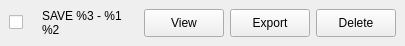
<?xml version="1.0" encoding="UTF-8"?>
<ui version="4.0">
 <class>SavegameWidget</class>
 <widget class="QWidget" name="SavegameWidget">
  <property name="geometry">
   <rect>
    <x>0</x>
    <y>0</y>
    <width>405</width>
    <height>46</height>
   </rect>
  </property>
  <property name="windowTitle">
   <string>Savegame Widget</string>
  </property>
  <layout class="QHBoxLayout" name="hlSavegameContent">
   <property name="leftMargin">
    <number>0</number>
   </property>
   <property name="topMargin">
    <number>0</number>
   </property>
   <property name="rightMargin">
    <number>0</number>
   </property>
   <property name="bottomMargin">
    <number>0</number>
   </property>
   <item>
    <widget class="QFrame" name="SavegameFrame">
     <property name="frameShape">
      <enum>QFrame::NoFrame</enum>
     </property>
     <property name="frameShadow">
      <enum>QFrame::Plain</enum>
     </property>
     <property name="lineWidth">
      <number>0</number>
     </property>
     <layout class="QHBoxLayout" name="hlSavegame">
      <item>
       <widget class="QCheckBox" name="cbSelected">
        <property name="focusPolicy">
         <enum>Qt::NoFocus</enum>
        </property>
        <property name="text">
         <string/>
        </property>
       </widget>
      </item>
      <item>
       <widget class="QLabel" name="labSavegamePic">
        <property name="text">
         <string/>
        </property>
       </widget>
      </item>
      <item>
       <widget class="QLabel" name="labSavegameStr">
        <property name="sizePolicy">
         <sizepolicy hsizetype="Expanding" vsizetype="Preferred">
          <horstretch>0</horstretch>
          <verstretch>0</verstretch>
         </sizepolicy>
        </property>
        <property name="text">
         <string>SAVE %3 - %1&lt;br&gt;%2</string>
        </property>
        <property name="wordWrap">
         <bool>true</bool>
        </property>
       </widget>
      </item>
      <item>
       <widget class="QPushButton" name="cmdView">
        <property name="sizePolicy">
         <sizepolicy hsizetype="Minimum" vsizetype="Minimum">
          <horstretch>0</horstretch>
          <verstretch>0</verstretch>
         </sizepolicy>
        </property>
        <property name="toolTip">
         <string>View savegame</string>
        </property>
        <property name="text">
         <string>View</string>
        </property>
       </widget>
      </item>
      <item>
       <widget class="QPushButton" name="cmdCopy">
        <property name="sizePolicy">
         <sizepolicy hsizetype="Minimum" vsizetype="Minimum">
          <horstretch>0</horstretch>
          <verstretch>0</verstretch>
         </sizepolicy>
        </property>
        <property name="toolTip">
         <string>Copy savegame</string>
        </property>
        <property name="text">
         <string>Export</string>
        </property>
        <property name="autoDefault">
         <bool>true</bool>
        </property>
       </widget>
      </item>
      <item>
       <widget class="QPushButton" name="cmdDelete">
        <property name="sizePolicy">
         <sizepolicy hsizetype="Minimum" vsizetype="Minimum">
          <horstretch>0</horstretch>
          <verstretch>0</verstretch>
         </sizepolicy>
        </property>
        <property name="toolTip">
         <string>Delete savegame</string>
        </property>
        <property name="text">
         <string>Delete</string>
        </property>
        <property name="autoDefault">
         <bool>true</bool>
        </property>
       </widget>
      </item>
     </layout>
    </widget>
   </item>
  </layout>
 </widget>
 <resources/>
 <connections/>
</ui>
